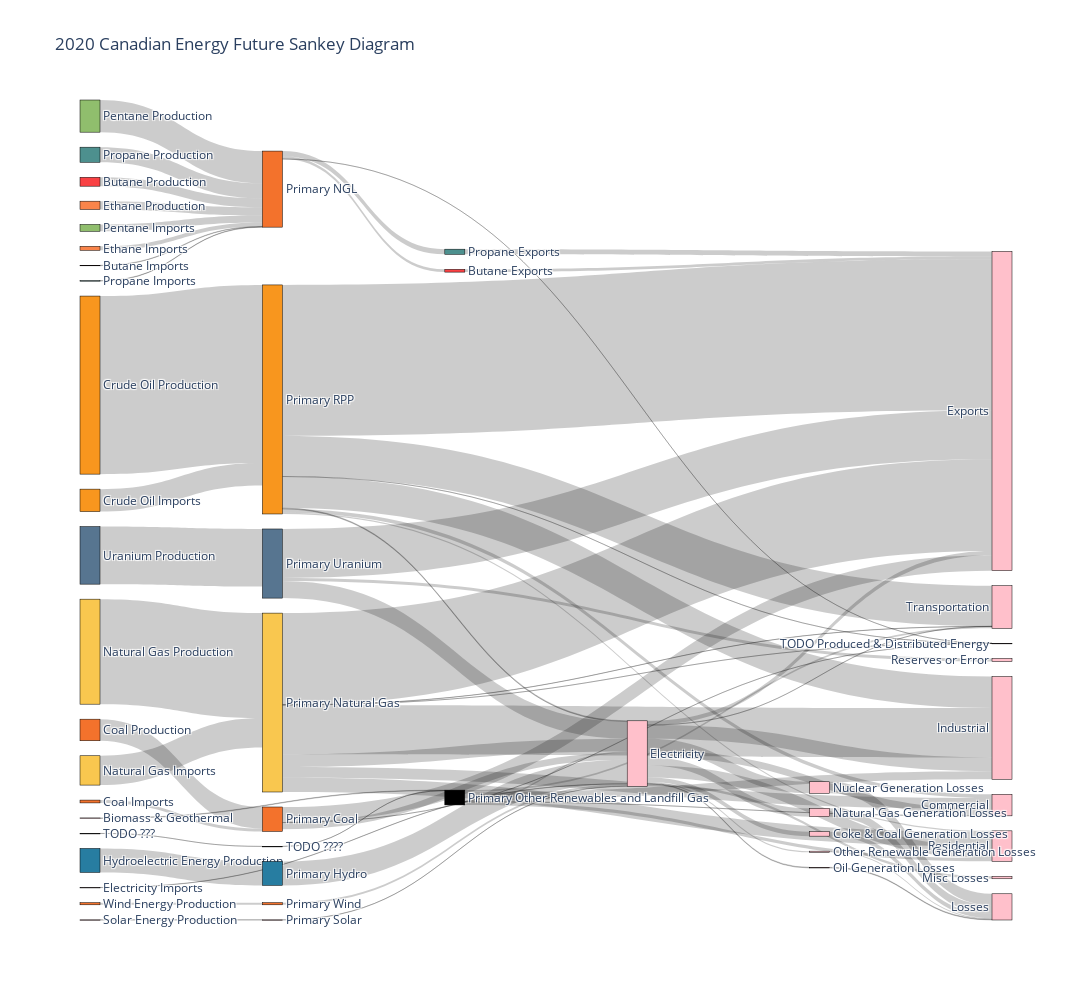

The notebook cell this image was saved under:
### Code cell
from sankey import Sankey
sankey = Sankey()

# Natural Gas Liquids
# Butane
sankey.add_edge("Butane Production", "Primary NGL", layer_1_production_and_imports["butane_production"])
sankey.add_edge("Butane Imports", "Primary NGL", layer_1_production_and_imports["butane_imports"])

sankey.add_edge("Primary NGL", "Butane Exports", layer_1_production_and_imports["butane_exports"])
sankey.add_edge("Butane Exports", "Exports", layer_1_production_and_imports["butane_exports"])

# Ethane
sankey.add_edge("Ethane Production", "Primary NGL", layer_1_production_and_imports["ethane_production"])
sankey.add_edge("Ethane Imports", "Primary NGL", layer_1_production_and_imports["ethane_imports"])

sankey.add_edge("Primary NGL", "Ethane Exports", layer_1_production_and_imports["ethane_exports"])
sankey.add_edge("Ethane Exports", "Exports", layer_1_production_and_imports["ethane_exports"])

# Pentane
sankey.add_edge("Pentane Production", "Primary NGL", layer_1_production_and_imports["pentane_production"])
sankey.add_edge("Pentane Imports", "Primary NGL", layer_1_production_and_imports["pentane_imports"])

sankey.add_edge("Primary NGL", "Pentane Exports", layer_1_production_and_imports["pentane_exports"])
sankey.add_edge("Pentane Exports", "Exports", layer_1_production_and_imports["pentane_exports"])

# Propane
sankey.add_edge("Propane Production", "Primary NGL", layer_1_production_and_imports["propane_production"])
sankey.add_edge("Propane Imports", "Primary NGL", layer_1_production_and_imports["propane_imports"])

sankey.add_edge("Primary NGL", "Propane Exports", layer_1_production_and_imports["propane_exports"])
sankey.add_edge("Propane Exports", "Exports", layer_1_production_and_imports["propane_exports"])

sankey.add_edge("Primary NGL", "TODO Produced & Distributed Energy", 1.0)

# ---

# Natural Gas
sankey.add_edge("Natural Gas Production", "Primary Natural Gas", layer_1_production_and_imports["natural_gas_production"])
sankey.add_edge("Natural Gas Imports", "Primary Natural Gas", layer_1_production_and_imports["natural_gas_imports"])

sankey.add_edge("Primary Natural Gas", "Exports", layer_1_production_and_imports["natural_gas_exports"])
sankey.add_edge("Primary Natural Gas", "TODO Produced & Distributed Energy", 1.0)

# ---

# Coal
sankey.add_edge("Coal Production", "Primary Coal", layer_1_production_and_imports["coal_production"])
sankey.add_edge("Coal Imports", "Primary Coal", layer_1_production_and_imports["coal_imports"])

sankey.add_edge("Primary Coal", "Exports", layer_1_production_and_imports["coal_exports"])
sankey.add_edge("Primary Coal", "TODO Produced & Distributed Energy", 1.0)

# Crude Oil
sankey.add_edge("Crude Oil Production", "Primary RPP", layer_1_production_and_imports["crude_oil_production"])
sankey.add_edge("Crude Oil Imports", "Primary RPP", layer_1_production_and_imports["crude_oil_imports"])

sankey.add_edge("Primary RPP", "Exports", layer_1_production_and_imports["crude_oil_exports"])
sankey.add_edge("Primary RPP", "TODO Produced & Distributed Energy", 1.0)

# Uranium
sankey.add_edge("Uranium Production", "Primary Uranium", layer_1_production_and_imports["uranium_production"])
sankey.add_edge("Uranium Imports", "Primary Uranium", layer_1_production_and_imports["uranium_imports"])

sankey.add_edge("Primary Uranium", "Exports", layer_1_production_and_imports["uranium_exports"])
sankey.add_edge("Primary Uranium", "Reserves or Error", layer_1_production_and_imports["uranium_production"] - layer_1_production_and_imports["uranium_exports"] - layer_2_primary_energy["uranium"])
# Renewables
sankey.add_edge("Wind Energy Production", "Primary Wind", layer_2_primary_energy["wind"])
sankey.add_edge("Hydroelectric Energy Production", "Primary Hydro", layer_2_primary_energy["hydro_electric_generation_demand"])
sankey.add_edge("Solar Energy Production", "Primary Solar", layer_2_primary_energy["solar"])

#TODO: This needs to be properly calculated
sankey.add_edge("Biomass & Geothermal", "Primary Other Renewables and Landfill Gas", layer_2_primary_energy["biomass_geothermal"])

# Other
sankey.add_edge("TODO ???", "TODO ????", 1.0)
sankey.add_edge("TODO ????", "Primary Other Renewables and Landfill Gas", 1.0)

# Electricity
sankey.add_edge("Electricity Imports", "Electricity", layer_2_primary_energy["electricity_imports"])
sankey.add_edge("Primary Coal", "Electricity", layer_2_primary_energy["coke_and_coal_electric_generation_demand"])
sankey.add_edge("Primary Hydro", "Electricity", layer_2_primary_energy["hydro_electric_generation_demand"])
sankey.add_edge("Primary Natural Gas", "Electricity", layer_2_primary_energy["natural_gas_electric_generation_demand"])
sankey.add_edge("Primary Uranium", "Electricity", layer_2_primary_energy["uranium_electric_generation_demand"])
sankey.add_edge("Primary RPP", "Electricity", layer_2_primary_energy["oil_electric_generation_demand"])
# We subtract solar and wind here to ensure we're not double counting
sankey.add_edge("Primary Other Renewables and Landfill Gas", "Electricity", layer_2_primary_energy["other_renewables_electric_generation_demand"] - layer_2_primary_energy["solar"] - layer_2_primary_energy["wind"])
sankey.add_edge("Primary Solar", "Electricity", layer_2_primary_energy["solar"])
sankey.add_edge("Primary Wind", "Electricity", layer_2_primary_energy["wind"])

sankey.add_edge("Primary Natural Gas", "Residential", layer_3_industry["natural_gas_to_residential"])
sankey.add_edge("Primary Natural Gas", "Commercial", layer_3_industry["natural_gas_to_commercial"])
sankey.add_edge("Primary Natural Gas", "Industrial", layer_3_industry["natural_gas_to_industrial"])
sankey.add_edge("Primary Natural Gas", "Transportation", layer_3_industry["natural_gas_to_transportation"])

sankey.add_edge("Primary RPP", "Residential", layer_3_industry["rpp_to_residential"])
sankey.add_edge("Primary RPP", "Commercial", layer_3_industry["rpp_to_commercial"])
sankey.add_edge("Primary RPP", "Industrial", layer_3_industry["rpp_to_industrial"])
sankey.add_edge("Primary RPP", "Transportation", layer_3_industry["aviation_fuel_to_transportation"] + layer_3_industry["diesel_to_transportation"] + layer_3_industry["heavy_fuel_oil_to_transportation"] + layer_3_industry["lpg_to_transportation"] + layer_3_industry["lubricants_to_transportation"] + layer_3_industry["motor_gasoline_to_transportation"])

#TODO: This may be misclassified since this is "Biofuels and Emerging Energy" (the full definition is 'Biomass (wood), solar, geothermal, hydrogen, ethanol and biodiesel.') & "Other"
sankey.add_edge("Primary Other Renewables and Landfill Gas", "Residential", layer_3_industry["biofuels_to_residential"] + layer_3_industry["other_to_residential"])
sankey.add_edge("Primary Other Renewables and Landfill Gas", "Commercial", layer_3_industry["biofuels_to_commercial"] + layer_3_industry["other_to_commercial"])
sankey.add_edge("Primary Other Renewables and Landfill Gas", "Industrial", layer_3_industry["biofuels_to_industrial"] + layer_3_industry["other_to_industrial"])
sankey.add_edge("Primary Other Renewables and Landfill Gas", "Transportation", layer_3_industry["biofuels_to_transportation"])

sankey.add_edge("Electricity", "Exports", layer_2_primary_energy["electricity_exports"])
sankey.add_edge("Electricity", "Residential", layer_3_industry["electricity_to_residential"])
sankey.add_edge("Electricity", "Commercial", layer_3_industry["electricity_to_commercial"])
sankey.add_edge("Electricity", "Industrial", layer_3_industry["electricity_to_industrial"])
sankey.add_edge("Electricity", "Transportation", layer_3_industry["electricity_to_transportation"])

sankey.add_edge("Electricity", "Hydro Generation Losses", layer_2_primary_energy["hydro_loss"])
sankey.add_edge("Electricity", "Nuclear Generation Losses", layer_2_primary_energy["uranium_loss"])
sankey.add_edge("Electricity", "Natural Gas Generation Losses", layer_2_primary_energy["natural_gas_loss"])
sankey.add_edge("Electricity", "Oil Generation Losses", layer_2_primary_energy["oil_loss"])
sankey.add_edge("Electricity", "Other Renewable Generation Losses", layer_2_primary_energy["other_renewables_loss"])
sankey.add_edge("Electricity", "Coke & Coal Generation Losses", layer_2_primary_energy["coke_and_coal_loss"])

sankey.add_edge("Electricity", "Misc Losses", layer_2_primary_energy["total_electricity_primary_demand"] + layer_2_primary_energy["electricity_imports"] - layer_2_primary_energy["total_electricity_losses"] - layer_3_industry["total_electricity_end_use_demand"] - layer_2_primary_energy["electricity_exports"])

sankey.add_edge("Coke & Coal Generation Losses", "Losses", layer_2_primary_energy["coke_and_coal_loss"])
sankey.add_edge("Hydro Generation Losses", "Losses", layer_2_primary_energy["hydro_loss"])
sankey.add_edge("Nuclear Generation Losses", "Losses", layer_2_primary_energy["uranium_loss"])
sankey.add_edge("Natural Gas Generation Losses", "Losses", layer_2_primary_energy["natural_gas_loss"])
sankey.add_edge("Oil Generation Losses", "Losses", layer_2_primary_energy["oil_loss"])
sankey.add_edge("Other Renewable Generation Losses", "Losses", layer_2_primary_energy["other_renewables_loss"])

sankey.set_colours(colours)

sankey.render("2020 Canadian Energy Future Sankey Diagram")

### Figure 1 — Plotly figure (JSON) as saved in the notebook; plotly's stock layout.template omitted (floating-point values rounded to 4 significant figures)
{"data": [{"link": {"source": [0, 2, 1, 3, 5, 6, 1, 7, 8, 9, 1, 10, 11, 12, 1, 13, 1, 15, 17, 16, 16, 18, 20, 19, 19, 21, 23, 22, 22, 24, 26, 25, 25, 28, 30, 32, 34, 36, 37, 38, 19, 31, 16, 25, 22, 35, 33, 29, 16, 16, 16, 16, 22, 22, 22, 22, 35, 35, 35, 35, 39, 39, 39, 39, 39, 39, 39, 39, 39, 39, 39, 39, 49, 44, 45, 46, 47, 48], "target": [1, 1, 3, 4, 1, 1, 7, 4, 1, 1, 10, 4, 1, 1, 13, 4, 14, 16, 16, 4, 14, 19, 19, 4, 14, 22, 22, 4, 14, 25, 25, 4, 27, 29, 31, 33, 35, 37, 35, 39, 39, 39, 39, 39, 39, 39, 39, 39, 40, 41, 42, 43, 40, 41, 42, 43, 40, 41, 42, 43, 4, 40, 41, 42, 43, 44, 45, 46, 47, 48, 49, 50, 51, 51, 51, 51, 51, 51], "value": [513.0, 22.08, 160.0, 160.0, 477.6, 230.1, 0, 0, 1858.0, 395.8, 0, 0, 873.0, 21.66, 298.1, 298.1, 1, 6062.0, 1693.0, 5291.0, 1, 1246.0, 162.7, 896.6, 1, 10280.0, 1295.0, 8714.0, 1, 3325, 0, 2826.0, 178.1, 124.8, 1385.0, 11.44, 29.51, 1, 1, 11.92, 382.5, 1385.0, 735.2, 986.3, 47.66, 95.55, 11.44, 124.8, 816.7, 628.1, 2849.0, 6.144, 76.29, 215.1, 1824.0, 2344.0, 179.6, 2.082, 469.5, 109.4, 245.0, 688.3, 397.8, 791.9, 4.023, -0.5946, 665.7, 482.6, 38.38, 66.04, 261.1, 140.2, 261.1, -0.5946, 665.7, 482.6, 38.38, 66.04]}, "node": {"color": ["#f94144", "#f3722c", "#f94144", "#f94144", "pink", "#f9844a", "#f9844a", "#f9844a", "#90be6d", "#90be6d", "#90be6d", "#4d908e", "#4d908e", "#4d908e", "pink", "#f9c74f", "#f9c74f", "#f9c74f", "#f3722c", "#f3722c", "#f3722c", "#f8961e", "#f8961e", "#f8961e", "#577590", "#577590", "#577590", "pink", "#f3722c", "#f3722c", "#277da1", "#277da1", "pink", "pink", "pink", "black", "black", "black", "pink", "pink", "pink", "pink", "pink", "pink", "pink", "pink", "pink", "pink", "pink", "pink", "pink", "pink"], "label": ["Butane Production", "Primary NGL", "Butane Imports", "Butane Exports", "Exports", "Ethane Production", "Ethane Imports", "Ethane Exports", "Pentane Production", "Pentane Imports", "Pentane Exports", "Propane Production", "Propane Imports", "Propane Exports", "TODO Produced & Distributed Energy", "Natural Gas Production", "Primary Natural Gas", "Natural Gas Imports", "Coal Production", "Primary Coal", "Coal Imports", "Crude Oil Production", "Primary RPP", "Crude Oil Imports", "Uranium Production", "Primary Uranium", "Uranium Imports", "Reserves or Error", "Wind Energy Production", "Primary Wind", "Hydroelectric Energy Production", "Primary Hydro", "Solar Energy Production", "Primary Solar", "Biomass & Geothermal", "Primary Other Renewables and Landfill Gas", "TODO ???", "TODO ????", "Electricity Imports", "Electricity", "Residential", "Commercial", "Industrial", "Transportation", "Hydro Generation Losses", "Nuclear Generation Losses", "Natural Gas Generation Losses", "Oil Generation Losses", "Other Renewable Generation Losses", "Coke & Coal Generation Losses", "Misc Losses", "Losses"], "line": {"color": "black", "width": 0.5}, "pad": 15, "thickness": 20}, "type": "sankey"}], "layout": {"font": {"size": 12}, "height": 1000, "title": {"text": "2020 Canadian Energy Future Sankey Diagram"}, "width": 1500}}
